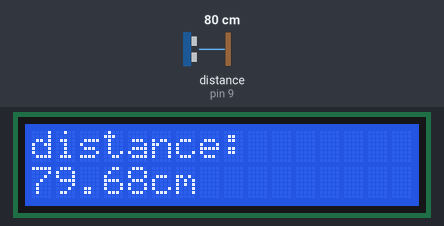
Bench run of a sketch on a simulated Arduino Uno, built with avr-gcc and run on an emulated ATmega328P. Parts: 16×2 character LCD. Wiring (inferred from the names in the program): ultrasonic range finder: trigger pin 10; echo pin 9. Inputs (shaded band) come from the test bench; at power-on: distance to the obstacle (sensor on pin 9) 80 cm. The echo pulse lasts 58.3 µs per cm; what the sketch prints to the serial monitor is not drawn.

Above: at 1.2 s.
1.3 s: distance to the obstacle (sensor on pin 9) set to 2 cm
At 4.2 s:
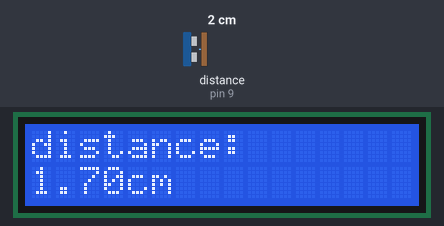
4.6 s: distance to the obstacle (sensor on pin 9) set to 4 cm
At 6.2 s:
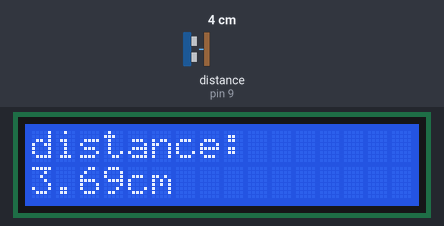
6.7 s: distance to the obstacle (sensor on pin 9) set to 9 cm
At 8.2 s:
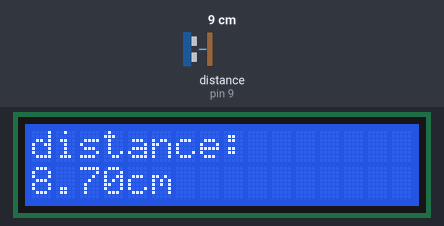
Timing chart, 0 to 9.7 s (numbered marks = the images above; inputs shaded):
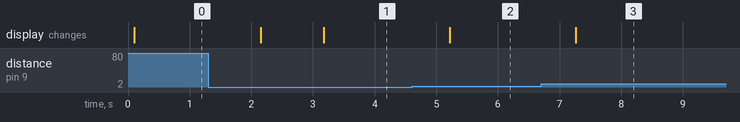

Measured:
- after the input at 1.3 s, the display: first changes after 0.85 s (image 1 shows a later state)
- after the input at 4.6 s, the display: changes after 0.62 s (image 2)
- after the input at 6.7 s, the display: changes after 0.57 s (image 3)

The sketch:

sensor_ultrassonico.ino
```cpp
#include "LiquidCrystal_I2C.h"
#include "Wire.h"

LiquidCrystal_I2C lcd(0x27, 16, 2);
int trigPin = 10;
int echoPin = 9;
float distance;
long time;

void setup() {
  pinMode(trigPin, OUTPUT);
  pinMode(echoPin, INPUT);
  lcd.init();
  lcd.setCursor(0, 0);
  lcd.print("distance:");
  lcd.backlight();
  Serial.begin(9600);
}

void loop() {
  digitalWrite(trigPin,LOW);
  delayMicroseconds(2);
  digitalWrite(trigPin, HIGH);
  delayMicroseconds(10);
  digitalWrite(trigPin, LOW);

  time = pulseIn(echoPin , HIGH);
  Serial.print("time: ");
  Serial.print(time);
  Serial.print("  -  ");
  distance = (time * 0.0343) / 2;

  Serial.print("distance: ");
  Serial.print(distance);
  Serial.println("cm");

  lcd.setCursor(0,1);
  lcd.print(distance);
  lcd.print("cm");
  lcd.print("                ");

  delay(1000);
}
```
